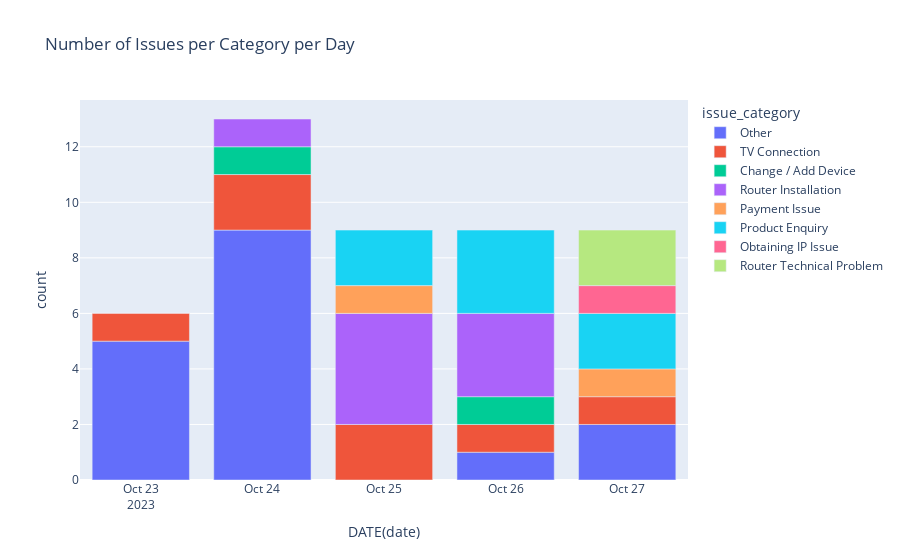

This figure's notebook cell:
### Markdown cell above
#### Plotly

### Code cell
import plotly.express as px

fig = px.bar(df, x='DATE(date)', y='count', color='issue_category', title='Number of Issues per Category per Day')
fig.show()

### Figure 1 — Plotly figure (JSON) as saved in the notebook; plotly's stock layout.template omitted (floating-point values rounded to 4 significant figures)
{"data": [{"alignmentgroup": "True", "hovertemplate": "issue_category=Other<br>DATE(date)=%{x}<br>count=%{y}<extra></extra>", "legendgroup": "Other", "marker": {"color": "#636efa", "pattern": {"shape": ""}}, "name": "Other", "offsetgroup": "Other", "orientation": "v", "showlegend": true, "textposition": "auto", "type": "bar", "x": ["2023-10-23", "2023-10-24", "2023-10-26", "2023-10-27"], "xaxis": "x", "y": [5, 9, 1, 2], "yaxis": "y"}, {"alignmentgroup": "True", "hovertemplate": "issue_category=TV Connection<br>DATE(date)=%{x}<br>count=%{y}<extra></extra>", "legendgroup": "TV Connection", "marker": {"color": "#EF553B", "pattern": {"shape": ""}}, "name": "TV Connection", "offsetgroup": "TV Connection", "orientation": "v", "showlegend": true, "textposition": "auto", "type": "bar", "x": ["2023-10-23", "2023-10-24", "2023-10-25", "2023-10-26", "2023-10-27"], "xaxis": "x", "y": [1, 2, 2, 1, 1], "yaxis": "y"}, {"alignmentgroup": "True", "hovertemplate": "issue_category=Change / Add Device<br>DATE(date)=%{x}<br>count=%{y}<extra></extra>", "legendgroup": "Change / Add Device", "marker": {"color": "#00cc96", "pattern": {"shape": ""}}, "name": "Change / Add Device", "offsetgroup": "Change / Add Device", "orientation": "v", "showlegend": true, "textposition": "auto", "type": "bar", "x": ["2023-10-24", "2023-10-26"], "xaxis": "x", "y": [1, 1], "yaxis": "y"}, {"alignmentgroup": "True", "hovertemplate": "issue_category=Router Installation<br>DATE(date)=%{x}<br>count=%{y}<extra></extra>", "legendgroup": "Router Installation", "marker": {"color": "#ab63fa", "pattern": {"shape": ""}}, "name": "Router Installation", "offsetgroup": "Router Installation", "orientation": "v", "showlegend": true, "textposition": "auto", "type": "bar", "x": ["2023-10-24", "2023-10-25", "2023-10-26"], "xaxis": "x", "y": [1, 4, 3], "yaxis": "y"}, {"alignmentgroup": "True", "hovertemplate": "issue_category=Payment Issue<br>DATE(date)=%{x}<br>count=%{y}<extra></extra>", "legendgroup": "Payment Issue", "marker": {"color": "#FFA15A", "pattern": {"shape": ""}}, "name": "Payment Issue", "offsetgroup": "Payment Issue", "orientation": "v", "showlegend": true, "textposition": "auto", "type": "bar", "x": ["2023-10-25", "2023-10-27"], "xaxis": "x", "y": [1, 1], "yaxis": "y"}, {"alignmentgroup": "True", "hovertemplate": "issue_category=Product Enquiry<br>DATE(date)=%{x}<br>count=%{y}<extra></extra>", "legendgroup": "Product Enquiry", "marker": {"color": "#19d3f3", "pattern": {"shape": ""}}, "name": "Product Enquiry", "offsetgroup": "Product Enquiry", "orientation": "v", "showlegend": true, "textposition": "auto", "type": "bar", "x": ["2023-10-25", "2023-10-26", "2023-10-27"], "xaxis": "x", "y": [2, 3, 2], "yaxis": "y"}, {"alignmentgroup": "True", "hovertemplate": "issue_category=Obtaining IP Issue<br>DATE(date)=%{x}<br>count=%{y}<extra></extra>", "legendgroup": "Obtaining IP Issue", "marker": {"color": "#FF6692", "pattern": {"shape": ""}}, "name": "Obtaining IP Issue", "offsetgroup": "Obtaining IP Issue", "orientation": "v", "showlegend": true, "textposition": "auto", "type": "bar", "x": ["2023-10-27"], "xaxis": "x", "y": [1], "yaxis": "y"}, {"alignmentgroup": "True", "hovertemplate": "issue_category=Router Technical Problem<br>DATE(date)=%{x}<br>count=%{y}<extra></extra>", "legendgroup": "Router Technical Problem", "marker": {"color": "#B6E880", "pattern": {"shape": ""}}, "name": "Router Technical Problem", "offsetgroup": "Router Technical Problem", "orientation": "v", "showlegend": true, "textposition": "auto", "type": "bar", "x": ["2023-10-27"], "xaxis": "x", "y": [2], "yaxis": "y"}], "layout": {"barmode": "relative", "legend": {"title": {"text": "issue_category"}, "tracegroupgap": 0}, "title": {"text": "Number of Issues per Category per Day"}, "xaxis": {"anchor": "y", "domain": [0, 1], "title": {"text": "DATE(date)"}}, "yaxis": {"anchor": "x", "domain": [0, 1], "title": {"text": "count"}}}}
